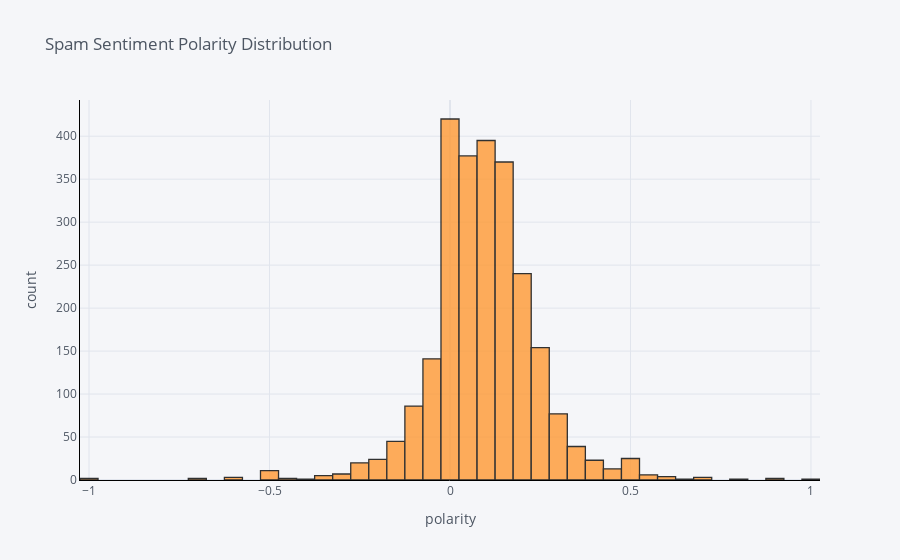

The code cell stored with this chart in its notebook:
### Code cell
df[df['label']==0]['polarity'].iplot(
    kind='hist',
    bins=50,
    xTitle='polarity',
    linecolor='black',
    yTitle='count',
    title='Spam Sentiment Polarity Distribution')

### Figure 1 — Plotly figure (JSON) as saved in the notebook; plotly's stock layout.template omitted (floating-point values rounded to 4 significant figures; data arrays with more than 128 entries replaced by an {"elided": "..."} marker saying what was removed)
{"data": [{"histfunc": "count", "histnorm": "", "marker": {"color": "rgba(255, 153, 51, 1.0)", "line": {"color": "#000000", "width": 1.3}}, "name": "polarity", "nbinsx": 50, "opacity": 0.8, "orientation": "v", "type": "histogram", "x": {"elided": "2500 float values"}}], "layout": {"barmode": "overlay", "legend": {"bgcolor": "#F5F6F9", "font": {"color": "#4D5663"}}, "paper_bgcolor": "#F5F6F9", "plot_bgcolor": "#F5F6F9", "title": {"font": {"color": "#4D5663"}, "text": "Spam Sentiment Polarity Distribution"}, "xaxis": {"gridcolor": "#E1E5ED", "linecolor": "black", "showgrid": true, "tickfont": {"color": "#4D5663"}, "title": {"font": {"color": "#4D5663"}, "text": "polarity"}, "zerolinecolor": "#E1E5ED", "type": "linear", "range": [-1.025, 1.025], "autorange": true}, "yaxis": {"gridcolor": "#E1E5ED", "linecolor": "black", "showgrid": true, "tickfont": {"color": "#4D5663"}, "title": {"font": {"color": "#4D5663"}, "text": "count"}, "zerolinecolor": "#E1E5ED", "range": [0, 442.1], "autorange": true}, "autosize": true}}
